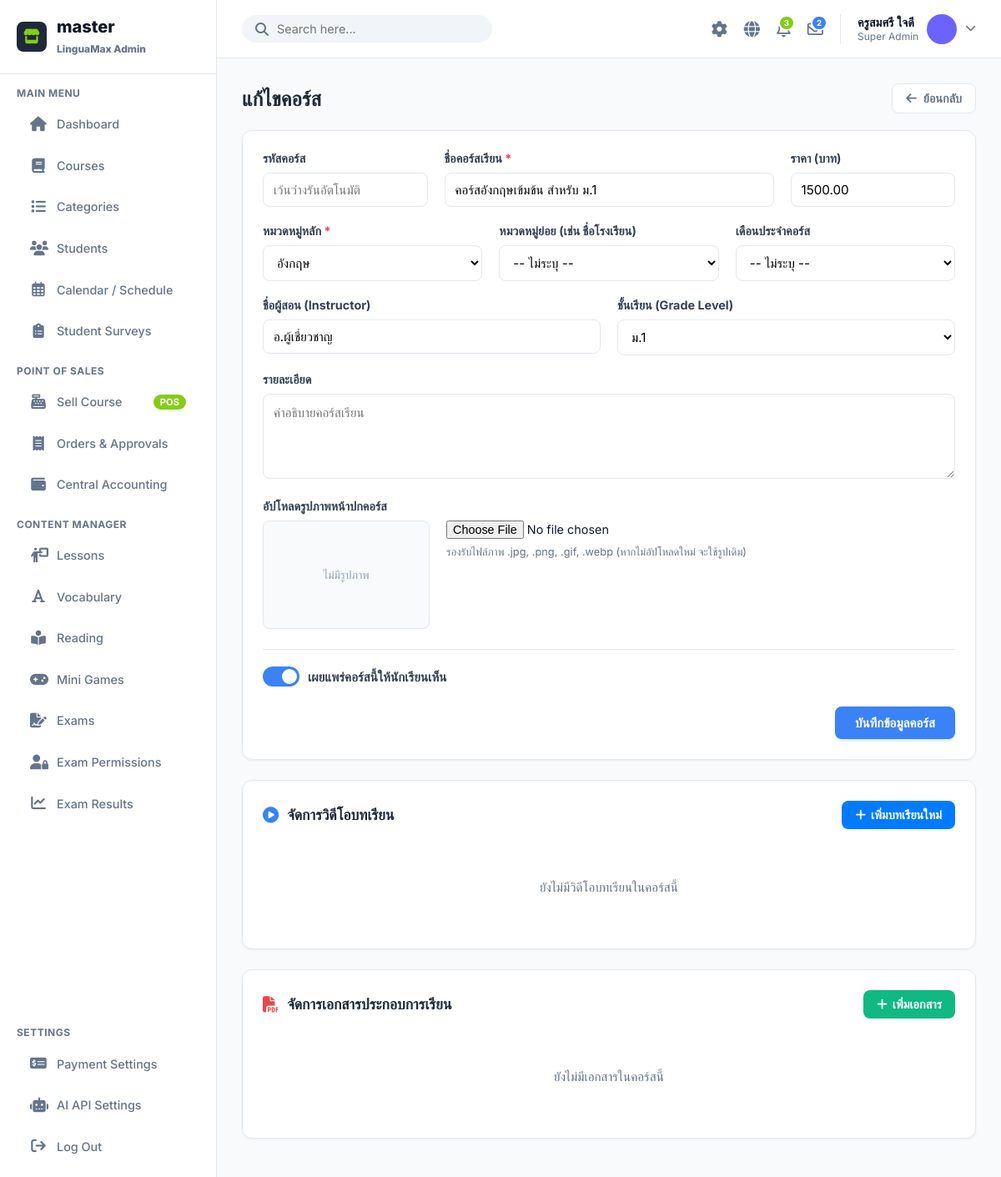
The page /admin/index.php?page=course_edit&id=4 (signed in) on the database its author committed.
### tables this page shows
CREATE TABLE `users` (
  `id` int(11) NOT NULL AUTO_INCREMENT,
  `code` varchar(10) NOT NULL,
  `username` varchar(50) DEFAULT NULL,
  `password` varchar(255) DEFAULT NULL,
  `fname` varchar(100) NOT NULL,
  `lname` varchar(100) NOT NULL,
  `nickname` varchar(50) NOT NULL,
  `role` enum('student','admin') DEFAULT 'student',
  `level` enum('beginner','intermediate','advanced') DEFAULT 'beginner',
  `xp` int(11) DEFAULT 0,
  `coins` int(11) DEFAULT 0,
  `avatar_color` varchar(7) DEFAULT '#6C63FF',
  `created_at` timestamp NOT NULL DEFAULT current_timestamp(),
  `updated_at` timestamp NOT NULL DEFAULT current_timestamp() ON UPDATE current_timestamp(),
  `daily_xp_goal` int(11) DEFAULT 50,
  `sound_enabled` tinyint(1) DEFAULT 1,
  `notifications_enabled` tinyint(1) DEFAULT 1,
  `character_id` varchar(50) DEFAULT 'default',
  `profile_pic` varchar(255) DEFAULT NULL,
  PRIMARY KEY (`id`),
  UNIQUE KEY `code` (`code`)
);

CREATE TABLE `courses` (
  `id` int(11) NOT NULL AUTO_INCREMENT,
  `course_code` varchar(50) DEFAULT NULL,
  `title` varchar(255) NOT NULL,
  `description` text DEFAULT NULL,
  `category` varchar(100) NOT NULL,
  `sub_category` varchar(100) DEFAULT '',
  `grade_level` varchar(50) DEFAULT 'ทั้งหมด',
  `course_month` varchar(50) DEFAULT NULL,
  `instructor` varchar(255) NOT NULL,
  `price` decimal(10,2) NOT NULL DEFAULT 0.00,
  `image_url` varchar(255) DEFAULT NULL,
  `is_published` tinyint(1) DEFAULT 0,
  `created_at` timestamp NOT NULL DEFAULT current_timestamp(),
  PRIMARY KEY (`id`)
);

CREATE TABLE `course_categories` (
  `id` int(11) NOT NULL AUTO_INCREMENT,
  `name` varchar(100) NOT NULL,
  PRIMARY KEY (`id`),
  UNIQUE KEY `name` (`name`)
);

### admin/page/course_edit.php (the view, shortened to what this page needs)
<?php
$id = $_GET['id'] ?? null;
$course = null;
if ($id) {
    $stmt = $db->prepare("SELECT * FROM courses WHERE id = ?");
    $stmt->execute([$id]);
    $course = $stmt->fetch();
}
?>
<div class="page-header" style="display: flex; justify-content: space-between; align-items: center; margin-bottom: 20px;">
    <h1 class="page-title" style="font-size: 1.5rem; font-weight: 700; color: #1E293B;"><?= $course ? 'แก้ไขคอร์ส' : 'เพิ่มคอร์สใหม่' ?></h1>
    <a href="?page=courses" class="btn btn-outline" style="background: white; border: 1px solid var(--border); padding: 8px 16px; border-radius: 8px; color: #64748B; text-decoration: none; font-size: 0.9rem; font-weight: 600;"><i class="fa-solid fa-arrow-left"></i> ย้อนกลับ</a>
</div>
<div class="card" style="background: white; border-radius: 12px; padding: 24px; box-shadow: 0 1px 3px rgba(0,0,0,0.05); border: 1px solid var(--border); margin-bottom: 24px;">
    <form method="POST" action="?page=course_edit<?= $id ? '&id='.$id : '' ?>" enctype="multipart/form-data">
        <div style="display: grid; grid-template-columns: 1fr 2fr 1fr; gap: 20px; margin-bottom: 20px;">
            <div>
                <label style="display:block; font-weight: 700; font-size: 0.9rem; color: #334155; margin-bottom: 8px;">รหัสคอร์ส</label>
                <input type="text" name="course_code" placeholder="เว้นว่างรันอัตโนมัติ" value="<?= htmlspecialchars($course['course_code'] ?? '') ?>" style="width: 100%; padding: 10px 12px; border: 1px solid var(--border); border-radius: 8px; font-size: 0.95rem;">
            </div>
            <div>
                <label style="display:block; font-weight: 700; font-size: 0.9rem; color: #334155; margin-bottom: 8px;">ชื่อคอร์สเรียน <span style="color: #EF4444;">*</span></label>
                <input type="text" name="title" required value="<?= htmlspecialchars($course['title'] ?? '') ?>" style="width: 100%; padding: 10px 12px; border: 1px solid var(--border); border-radius: 8px; font-size: 0.95rem;">
            </div>
            <div>
                <label style="display:block; font-weight: 700; font-size: 0.9rem; color: #334155; margin-bottom: 8px;">ราคา (บาท)</label>
                <input type="number" step="0.01" name="price" value="<?= htmlspecialchars($course['price'] ?? 0) ?>" style="width: 100%; padding: 10px 12px; border: 1px solid var(--border); border-radius: 8px; font-size: 0.95rem;">
            </div>
        </div>
        <div style="display: grid; grid-template-columns: 1fr 1fr 1fr; gap: 20px; margin-bottom: 20px;">
            <div>
                <label style="display:block; font-weight: 700; font-size: 0.9rem; color: #334155; margin-bottom: 8px;">หมวดหมู่หลัก <span style="color: #EF4444;">*</span></label>
                <?php
                $stmt = $db->query("SELECT * FROM course_categories ORDER BY id ASC");
                $all_cats = $stmt->fetchAll();
                ?>
                <select name="category" id="catSelect" required style="width: 100%; padding: 10px 12px; border: 1px solid var(--border); border-radius: 8px; font-size: 0.95rem; background: white;" onchange="updateSubs()">
                    <?php foreach($all_cats as $c): ?>
                    <option value="<?= htmlspecialchars($c['name']) ?>" data-id="<?= $c['id'] ?>" <?= ($course['category'] ?? '') === $c['name'] ? 'selected' : '' ?>><?= htmlspecialchars($c['name']) ?></option>
                    <?php endforeach; ?>
                </select>
            </div>
            <div>
                <label style="display:block; font-weight: 700; font-size: 0.9rem; color: #334155; margin-bottom: 8px;">หมวดหมู่ย่อย (เช่น ชื่อโรงเรียน)</label>
                <select name="sub_category" id="subSelect" style="width: 100%; padding: 10px 12px; border: 1px solid var(--border); border-radius: 8px; font-size: 0.95rem; background: white;">
                    <option value="">-- ไม่ระบุ --</option>
                </select>
            </div>
            <div>
                <label style="display:block; font-weight: 700; font-size: 0.9rem; color: #334155; margin-bottom: 8px;">เดือนประจำคอร์ส</label>
                <select name="course_month" style="width: 100%; padding: 10px 12px; border: 1px solid var(--border); border-radius: 8px; font-size: 0.95rem; background: white;">
                    <option value="">-- ไม่ระบุ --</option>
                </select>
            </div>
        </div>
        <div style="display: grid; grid-template-columns: 1fr 1fr; gap: 20px; margin-bottom: 20px;">
            <div>
                <label style="display:block; font-weight: 700; font-size: 0.9rem; color: #334155; margin-bottom: 8px;">ชื่อผู้สอน (Instructor)</label>
                <input type="text" name="instructor" value="<?= htmlspecialchars($course['instructor'] ?? '') ?>" style="width: 100%; padding: 10px 12px; border: 1px solid var(--border); border-radius: 8px; font-size: 0.95rem;">
            </div>
            <div>
                <label style="display:block; font-weight: 700; font-size: 0.9rem; color: #334155; margin-bottom: 8px;">ชั้นเรียน (Grade Level)</label>
                <select name="grade_level" style="width: 100%; padding: 10px 12px; border: 1px solid var(--border); border-radius: 8px; font-size: 0.95rem; background: white;">
                    <?php
                    $grades = ['ป.4', 'ป.5', 'ป.6', 'ม.1', 'ม.2', 'ม.3', 'ม.4', 'ม.5', 'ม.6', 'ทั้งหมด'];
                    foreach($grades as $g):
                    ?>
                    <option value="<?= $g ?>" <?= ($course['grade_level'] ?? '') === $g ? 'selected' : '' ?>><?= $g ?></option>
                    <?php endforeach; ?>
                </select>
            </div>
        </div>
        <div style="margin-bottom: 20px;">
            <label style="display:block; font-weight: 700; font-size: 0.9rem; color: #334155; margin-bottom: 8px;">รายละเอียด</label>
            <textarea name="description" rows="4" placeholder="คำอธิบายคอร์สเรียน" style="width: 100%; padding: 12px; border: 1px solid var(--border); border-radius: 8px; font-family: inherit; font-size: 0.95rem; resize: vertical;"><?= htmlspecialchars($course['description'] ?? '') ?></textarea>
        </div>
        <div style="margin-bottom: 24px;">
            <label style="display:block; font-weight: 700; font-size: 0.9rem; color: #334155; margin-bottom: 8px;">อัปโหลดรูปภาพหน้าปกคอร์ส</label>
            <div style="display: flex; gap: 20px; align-items: flex-start;">
                <div style="width: 200px; height: 130px; border: 1px solid var(--border); border-radius: 8px; display: flex; justify-content: center; align-items: center; background: #F8FAFC; overflow: hidden;">
                    <?php if(!empty($course['image_url'])): ?>
                        <img src="../<?= htmlspecialchars($course['image_url']) ?>" style="width: 100%; height: 100%; object-fit: cover;">
                    <?php else: ?>
                        <div style="color: #94A3B8; font-size: 0.85rem; text-align: center;">ไม่มีรูปภาพ</div>
                    <?php endif; ?>
                </div>
                <div style="flex: 1;">
                    <input type="file" name="cover_image" accept=".jpg, .jpeg, .png, .gif, .webp" style="display: block; margin-bottom: 8px; font-size: 0.9rem;">
                    <div style="font-size: 0.8rem; color: #64748B;">รองรับไฟล์ภาพ .jpg, .png, .gif, .webp (หากไม่อัปโหลดใหม่ จะใช้รูปเดิม)</div>
                </div>
            </div>
        </div>
        <div style="display: flex; align-items: center; gap: 10px; margin-bottom: 24px; padding-top: 20px; border-top: 1px solid var(--border);">
            <label class="switch">
                <span class="slider"></span>
            </label>
            <label style="font-weight: 700; font-size: 0.95rem; color: #334155;">เผยแพร่คอร์สนี้ให้นักเรียนเห็น</label>
        </div>
        <div style="text-align: right;">
            <button type="submit" style="background: #3B82F6; color: white; padding: 10px 24px; border-radius: 8px; font-weight: 700; font-size: 0.95rem; border: none; cursor: pointer; box-shadow: 0 2px 4px rgba(59, 130, 246, 0.2);">บันทึกข้อมูลคอร์ส</button>
        </div>
    </form>
</div>
<?php if ($id): ?>
<div class="card" style="background: white; border-radius: 12px; padding: 24px; box-shadow: 0 1px 3px rgba(0,0,0,0.05); border: 1px solid var(--border); margin-bottom: 24px;">
    <div style="display: flex; justify-content: space-between; align-items: center; margin-bottom: 20px;">
        <div style="display: flex; align-items: center; gap: 10px;">
            <i class="fa-solid fa-play-circle" style="color: #3B82F6; font-size: 1.2rem;"></i>
            <h2 style="font-size: 1.1rem; font-weight: 700; color: #1E293B; margin: 0;">จัดการวิดีโอบทเรียน</h2>
        </div>
        <button onclick="document.getElementById('modal_episode').style.display='flex';" style="background: #007BFF; color: white; border: none; padding: 8px 16px; border-radius: 8px; font-weight: 600; font-size: 0.9rem; cursor: pointer; display: flex; align-items: center; gap: 6px;">
            <i class="fa-solid fa-plus"></i> เพิ่มบทเรียนใหม่
        </button>
    </div>
    <?php
    $stmt = $db->prepare("SELECT * FROM course_episodes WHERE course_id = ? ORDER BY episode_number ASC");
    $stmt->execute([$id]);
    $episodes = $stmt->fetchAll();
    ?>
    <?php if (empty($episodes)): ?>
    <div style="text-align: center; color: #64748B; padding: 40px 0; font-size: 0.95rem;">
        ยังไม่มีวิดีโอบทเรียนในคอร์สนี้
    </div>
    <?php endif; ?>
</div>
<div class="card" style="background: white; border-radius: 12px; padding: 24px; box-shadow: 0 1px 3px rgba(0,0,0,0.05); border: 1px solid var(--border);">
    <div style="display: flex; justify-content: space-between; align-items: center; margin-bottom: 20px;">
        <div style="display: flex; align-items: center; gap: 10px;">
            <i class="fa-solid fa-file-pdf" style="color: #EF4444; font-size: 1.2rem;"></i>
            <h2 style="font-size: 1.1rem; font-weight: 700; color: #1E293B; margin: 0;">จัดการเอกสารประกอบการเรียน</h2>
        </div>
        <button onclick="document.getElementById('modal_material').style.display='flex';" style="background: #10B981; color: white; border: none; padding: 8px 16px; border-radius: 8px; font-weight: 600; font-size: 0.9rem; cursor: pointer; display: flex; align-items: center; gap: 6px;">
            <i class="fa-solid fa-plus"></i> เพิ่มเอกสาร
        </button>
    </div>
    <?php
    $stmt = $db->prepare("SELECT * FROM course_materials WHERE course_id = ? ORDER BY episode_number ASC");
    $stmt->execute([$id]);
    $materials = $stmt->fetchAll();
    ?>
    <?php if (empty($materials)): ?>
    <div style="text-align: center; color: #64748B; padding: 40px 0; font-size: 0.95rem;">
        ยังไม่มีเอกสารในคอร์สนี้
    </div>
    <?php endif; ?>
</div>
<?php endif; ?>

### admin/includes/topbar.php (shortened to what this page needs)
<?php
$stmt = $db->query("SELECT * FROM users WHERE role='admin' LIMIT 1");
$admin_profile = $stmt->fetch();
$admin_name = $admin_profile ? $admin_profile['fname'] . ' ' . $admin_profile['lname'] : 'Patricia Peter';
$admin_avatar = $admin_profile['avatar_color'] ?? '#64748B';
$stmt = $db->query("SELECT COUNT(*) FROM admin_notifications WHERE is_read=0");
$unread_notifs = $stmt->fetchColumn();
$stmt = $db->query("SELECT COUNT(*) FROM admin_messages WHERE is_read=0");
$unread_msgs = $stmt->fetchColumn();
?>
<div class="topbar">
    <form class="search-bar" action="" method="GET">
        <i class="fa-solid fa-magnifying-glass" onclick="this.parentNode.submit()" style="cursor:pointer;"></i>
        <input type="text" name="q" placeholder="Search here..." value="<?= htmlspecialchars($_GET['q'] ?? '') ?>" required>
    </form>
    <div class="topbar-actions">
        <div class="action-icon" id="themeToggle" onclick="toggleTheme()" title="Toggle Dark Mode">
            <i class="fa-solid fa-gear"></i>
        </div>
        <div class="action-icon dropdown-trigger" data-target="langDropdown" title="Change Language">
            <i class="fa-solid fa-globe"></i>
        </div>
        <div class="action-icon dropdown-trigger" data-target="notifDropdown" title="Notifications">
            <?php if($unread_notifs > 0): ?>
            <span class="action-badge" style="background:#84cc16; color:white;"><?= $unread_notifs ?></span>
            <?php endif; ?>
        </div>
        <div class="action-icon dropdown-trigger" data-target="msgDropdown" title="Messages">
            <?php if($unread_msgs > 0): ?>
            <span class="action-badge" style="background:#3B82F6; color:white;"><?= $unread_msgs ?></span>
            <?php endif; ?>
        </div>
        <div class="profile dropdown-trigger" data-target="profileDropdown" style="cursor:pointer;">
            <div class="profile-info">
                <span class="profile-name"><?= htmlspecialchars($admin_name) ?></span>
                <span class="profile-role">Super Admin</span>
            </div>
            <div class="profile-img" style="background:<?= $admin_avatar ?>;"></div>
            <i class="fa-solid fa-chevron-down" style="font-size:0.8rem; color:var(--text-muted);"></i>
        </div>
    </div>
</div>

### rows shown on the page
users: admin_name "ครูสมศรี ใจดี"
courses: title "คอร์สอังกฤษเข้มข้น สำหรับ ม.1", price "1500.00", category "อังกฤษ", instructor "อ.ผู้เชี่ยวชาญ", grade_level "ม.1"

### other values the page prints
$unread_notifs "3"
$unread_msgs "2"
